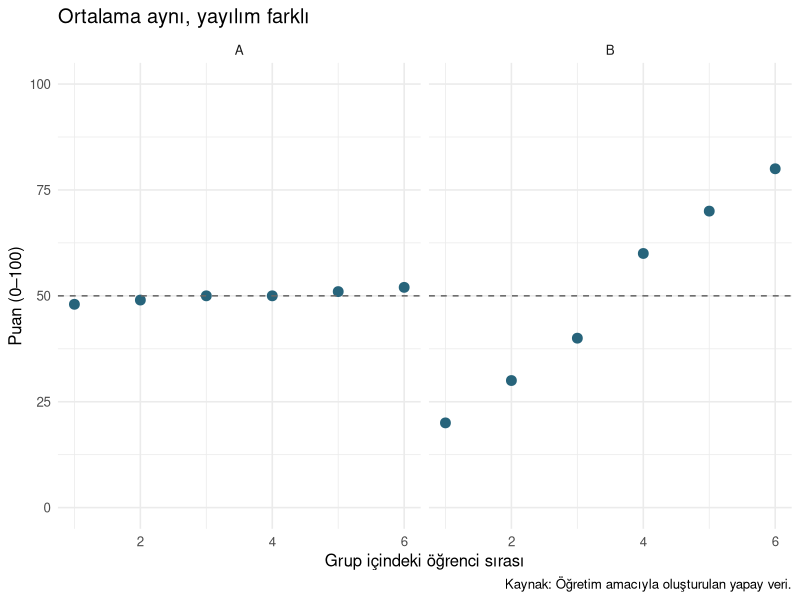
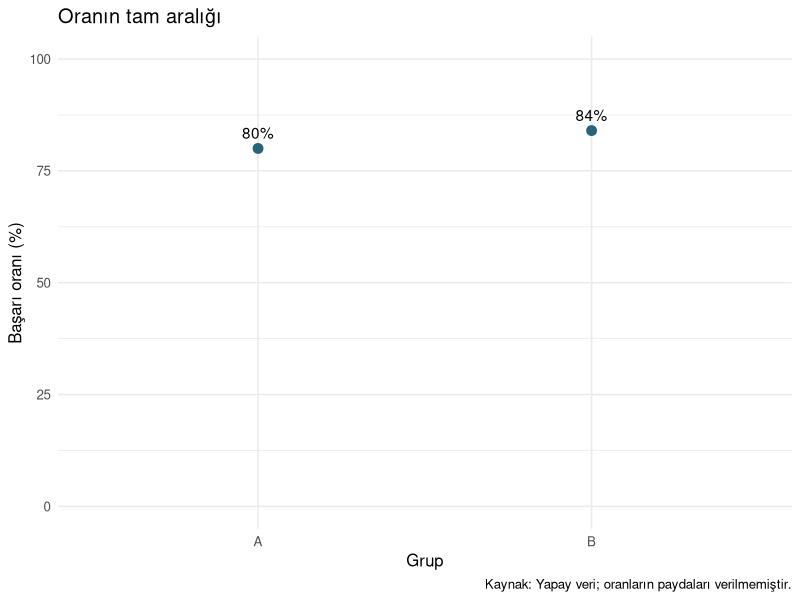
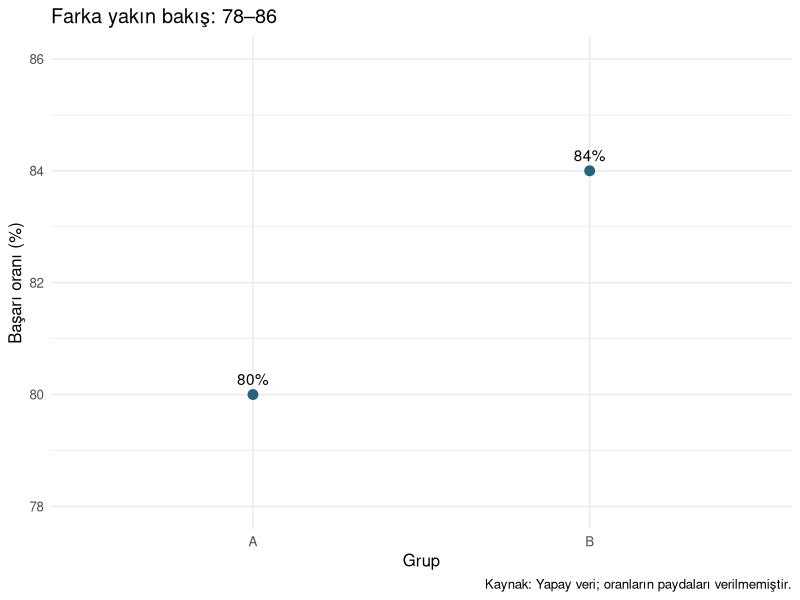
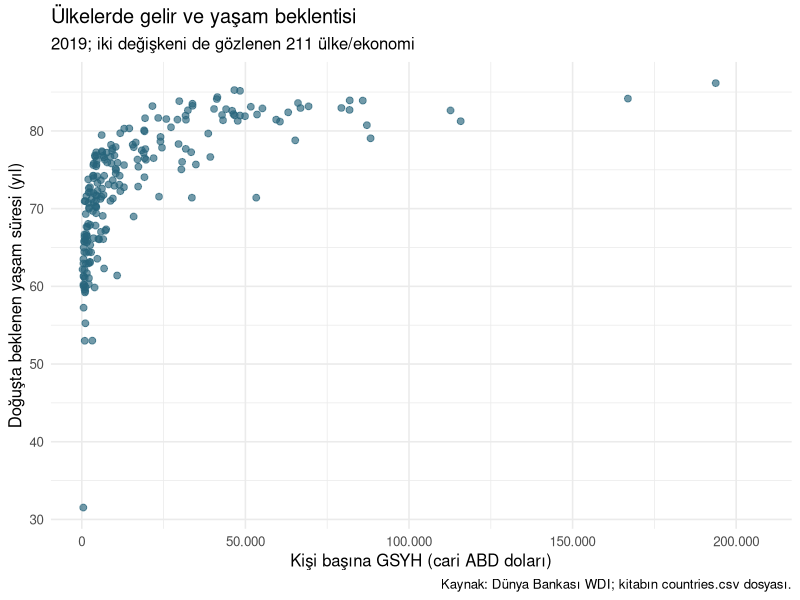
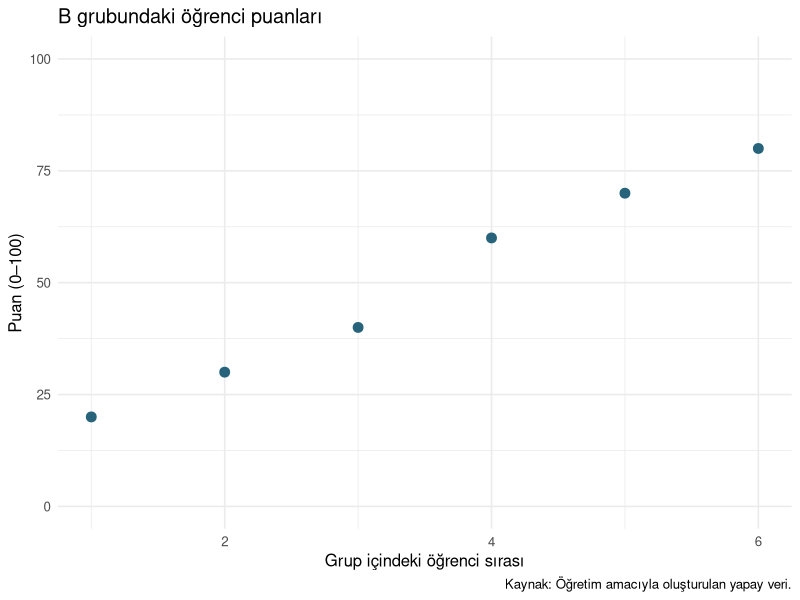

The R script that drew these images, in order:
## ---- chunk 1
#| label: viz-intro-setup

library(ggplot2)

# İki gruptaki öğrencilerin puanlarını aynı tabloda tutuyoruz.
puanlar <- data.frame(
  grup = rep(c("A", "B"), each = 6),
  ogrenci = rep(1:6, times = 2),
  puan = c(48, 49, 50, 50, 51, 52, 20, 30, 40, 60, 70, 80)
)

# Her grubun merkezini ve yayılımını birlikte hesaplıyoruz.
aggregate(puan ~ grup, data = puanlar, FUN = mean)
aggregate(puan ~ grup, data = puanlar, FUN = range)
## ---- chunk 2
#| label: fig-viz-intro-same-mean
#| fig-cap: "Ortalama aynı olsa da puanların yayılımı farklıdır. Her nokta bir öğrenciyi temsil eder."
#| fig-alt: "A ve B grupları aynı 0–100 puan ölçeğinde gösteriliyor. A grubunda puanlar 50 çevresinde toplanırken B grubunda 20 ile 80 arasında yayılıyor. Kesikli çizgi iki grubun ortak ortalaması olan 50 puanı gösteriyor."
#| fig-width: 7
#| fig-height: 4

# aes() sütunları eksenlere eşler; geom_point() gözlemleri çizer.
ggplot(puanlar, aes(x = ogrenci, y = puan)) +
  geom_point(size = 3, colour = "#27647B") +
  geom_hline(yintercept = 50, linetype = "dashed", colour = "grey40") +
  facet_wrap(~ grup) +
  scale_y_continuous(limits = c(0, 100)) +
  labs(
    title = "Ortalama aynı, yayılım farklı",
    x = "Grup içindeki öğrenci sırası",
    y = "Puan (0–100)",
    caption = "Kaynak: Öğretim amacıyla oluşturulan yapay veri."
  ) +
  theme_minimal(base_size = 12)
## ---- chunk 3
#| label: viz-intro-axis-data

basari <- data.frame(
  grup = c("A", "B"),
  oran = c(80, 84)
)

# Aynı grafiği iki farklı eksen aralığında göstereceğiz.
eksen_grafigi <- ggplot(basari, aes(x = grup, y = oran)) +
  geom_point(size = 3, colour = "#27647B") +
  geom_text(aes(label = paste0(oran, "%")), vjust = -0.8) +
  labs(
    x = "Grup", y = "Başarı oranı (%)",
    caption = "Kaynak: Yapay veri; oranların paydaları verilmemiştir."
  ) +
  theme_minimal(base_size = 12)
## ---- chunk 4
#| label: fig-viz-intro-axis
#| layout-ncol: 2
#| fig-subcap: ["Oranın tam aralığı", "78–86 aralığına yakın bakış"]
#| fig-width: 4
#| fig-height: 4
#| fig-cap: "Aynı yüzde 80 ve yüzde 84 değerleri iki farklı eksen aralığında. Dar aralık farkı görsel olarak belirginleştirir."
#| fig-alt: "İlk nokta grafiğinin dikey ekseni 0–100, ikincisinin 78–86 aralığındadır. İkisinde de A yüzde 80 ve B yüzde 84'tür. İkinci grafikte noktalar arasındaki uzaklık daha büyük görünür."

eksen_grafigi +
  coord_cartesian(ylim = c(0, 100)) +
  labs(title = "Oranın tam aralığı")

eksen_grafigi +
  coord_cartesian(ylim = c(78, 86)) +
  labs(title = "Farka yakın bakış: 78–86")
## ---- chunk 5
#| label: viz-intro-wdi-data

# Dosya yolu kitap projesinin kök dizinine göredir.
countries <- readr::read_csv("data/countries.csv", show_col_types = FALSE)

# Önce yıl, eksiklik ve kullanılabilir gözlem sayısını görüyoruz.
veri_kontrolu <- data.frame(
  toplam = nrow(countries),
  eksik_gelir = sum(is.na(countries$gdp_per_capita_usd)),
  eksik_yasam = sum(is.na(countries$life_expectancy_total))
)
veri_kontrolu
sort(unique(countries$year))

# Yalnızca bu iki değişkeni gözlenen 2019 kayıtlarını seçiyoruz.
iliski <- countries |>
  dplyr::filter(
    year == 2019,
    !is.na(gdp_per_capita_usd),
    !is.na(life_expectancy_total)
  ) |>
  dplyr::select(country_code, gdp_per_capita_usd, life_expectancy_total)

nrow(iliski)
## ---- chunk 6
#| label: fig-viz-intro-wdi
#| fig-cap: "2019 yılında gözlenen kişi başına gelir ve yaşam beklentisi. Her nokta bir ülke veya ekonomidir; eksik gelirli altı kayıt dışarıda bırakılmıştır."
#| fig-alt: "211 ülke veya ekonomiyi gösteren saçılım grafiğinde yatay eksen kişi başına cari ABD doları, dikey eksen yaşam beklentisidir. Düşük gelirli gözlemler solda yoğunlaşır. Genel olarak yüksek gelir düzeyleri daha yüksek yaşam beklentisiyle birlikte görülür; aynı gelir düzeyinde farklı yaşam beklentileri de vardır."
#| fig-width: 7
#| fig-height: 4.5

ggplot(iliski, aes(x = gdp_per_capita_usd, y = life_expectancy_total)) +
  geom_point(alpha = 0.65, size = 2, colour = "#27647B") +
  scale_x_continuous(
    labels = scales::label_number(big.mark = ".", decimal.mark = ","),
    expand = expansion(mult = c(0.05, 0.12))
  ) +
  labs(
    title = "Ülkelerde gelir ve yaşam beklentisi",
    subtitle = "2019; iki değişkeni de gözlenen 211 ülke/ekonomi",
    x = "Kişi başına GSYH (cari ABD doları)",
    y = "Doğuşta beklenen yaşam süresi (yıl)",
    caption = "Kaynak: Dünya Bankası WDI; kitabın countries.csv dosyası."
  ) +
  theme_minimal(base_size = 12)
## ---- chunk 7
#| label: viz-intro-solution-summary

aggregate(puan ~ grup, data = puanlar, FUN = median)
aggregate(puan ~ grup, data = puanlar, FUN = sd)
## ---- chunk 8
#| label: fig-viz-intro-solution-points
#| fig-cap: "B grubunun puanları: küçük veride her gözlemi ayrı görmek mümkündür."
#| fig-alt: "B grubundaki altı öğrencinin puanları sırayla 20, 30, 40, 60, 70 ve 80'dir. Yatay sıra zaman anlamı taşımaz."
#| fig-width: 6
#| fig-height: 3.5

b_grubu <- puanlar[puanlar$grup == "B", ]

ggplot(b_grubu, aes(x = ogrenci, y = puan)) +
  geom_point(size = 3, colour = "#27647B") +
  scale_y_continuous(limits = c(0, 100)) +
  labs(
    title = "B grubundaki öğrenci puanları",
    x = "Grup içindeki öğrenci sırası", y = "Puan (0–100)",
    caption = "Kaynak: Öğretim amacıyla oluşturulan yapay veri."
  ) +
  theme_minimal(base_size = 12)
## ---- chunk 9
#| label: viz-intro-solution-percentage

84 - 80                 # Yüzde puan farkı
(84 - 80) / 80 * 100     # A grubuna göre göreli yüzde artış
## ---- chunk 10
#| label: viz-intro-solution-missing

internet_yasam <- countries |>
  dplyr::filter(
    year == 2019,
    !is.na(internet_users_pct),
    !is.na(life_expectancy_total)
  ) |>
  dplyr::select(country_code, internet_users_pct, life_expectancy_total)

c(
  kullanilan = nrow(internet_yasam),
  dislanan = sum(countries$year == 2019) - nrow(internet_yasam)
)
